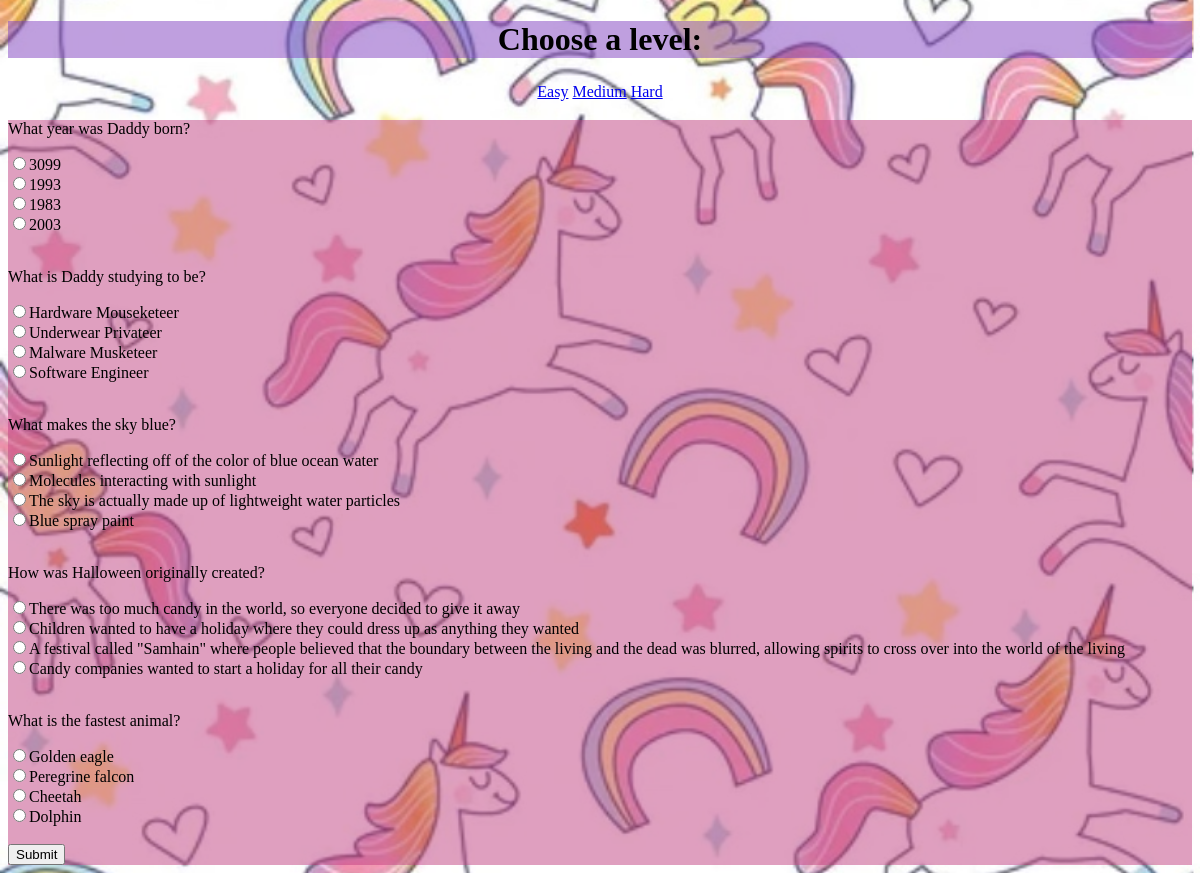
The app's page /hard with its own data.
### tables this page shows
CREATE TABLE q_a (
id INTEGER PRIMARY KEY AUTOINCREMENT NOT NULL,
question TEXT NOT NULL,
answer TEXT NOT NULL,
option1 TEXT NOT NULL,
option2 TEXT NOT NULL,
option3 TEXT NOT NULL,
level TEXT NOT NULL
);

### quiz_game.py (the view)
@app.route('/hard')
def hard():
    connection = sqlite3.connect('q_a.db')
    db = connection.cursor()
    hard = db.execute("SELECT id, question, answer, option1, option2, option3 FROM q_a WHERE level = 'hard'")
    hard_qs = list(map(list, hard.fetchall()))
    for row in hard_qs:
        options = [row[2], row[3], row[4], row[5]]
        shuffle(options)
        row[2] = options[0]
        row[3] = options[1]
        row[4] = options[2]
        row[5] = options[3]
    return render_template("hard.html", hard_qs=hard_qs)

### templates/hard.html (shortened to what this page needs)
{% extends "layout.html" %}
{% block main %}
<form action="/results" method="post">
    <div>
        {% for row in range(hard_qs|length) %}
            <p>{{ hard_qs[row][1] }}</p>
            <input name="question{{ row }}" type="radio" value="{{ hard_qs[row][2] }}">{{ hard_qs[row][2] }}<br>
            <input name="question{{ row }}" type="radio" value="{{ hard_qs[row][3] }}">{{ hard_qs[row][3] }}<br>
            <input name="question{{ row }}" type="radio" value="{{ hard_qs[row][4] }}">{{ hard_qs[row][4] }}<br>
            <input name="question{{ row }}" type="radio" value="{{ hard_qs[row][5] }}">{{ hard_qs[row][5] }}<br>
        <br>
        {% endfor %}
    </div>
    <input type="submit">
</form>
{% endblock %}

### static/style.css (style rules this page uses)
body { background-image: url('unicorn.jpg'); background-size: cover; background-position: center; background-attachment: fixed; }

### records on screen
q_a: question "What year was Daddy born?", option3 "3099", option1 "1993", answer "1983", option2 "2003"
q_a: question "What is Daddy studying to be?", option1 "Hardware Mouseketeer", option2 "Underwear Privateer", option3 "Malware Musketeer", answer "Software Engineer"
q_a: question "What makes the sky blue?", option1 "Sunlight reflecting off of the color of blue ocean water", answer "Molecules interacting with sunlight", option3 "The sky is actually made up of lightweight water particles", option2 "Blue spray paint"
q_a: question "How was Halloween originally created?", option3 "There was too much candy in the world, so everyone decided to give it away", option2 "Children wanted to have a holiday where they could dress up as anything they wanted", answer "A festival called \"Samhain\" where people believed that the boundary between the living and the dead was blurred, allowing spirits to cross over into the world of the living", option1 "Candy companies wanted to start a holiday for all their candy"
q_a: question "What is the fastest animal?", option2 "Golden eagle", answer "Peregrine falcon", option1 "Cheetah", option3 "Dolphin"
